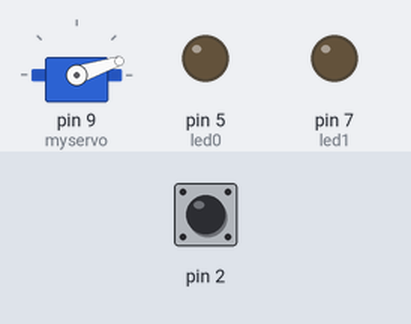
Simulated run of this sketch. Board: Arduino Uno, built with avr-gcc and run on an emulated ATmega328P. On the bench: servo, output pins drawn as LEDs (lit = HIGH). Dashed ring = blinking. The inputs (shaded band) are chosen by the test bench; at power-on: pin 2 HIGH. The audio player accepts every command and is not drawn.

Above: at 1.7 s.
1.8 s: pin 2 pulled LOW for 0.15 s
At 2.09 s:
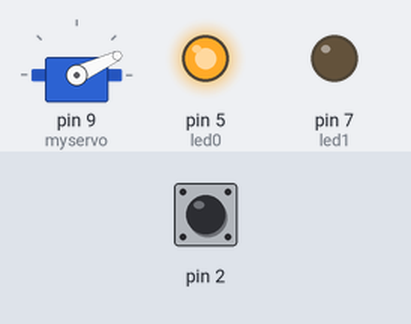
4.8 s: pin 2 pulsed LOW 5 times (0.12 s each, 0.3 s apart)
At 6.0 s:
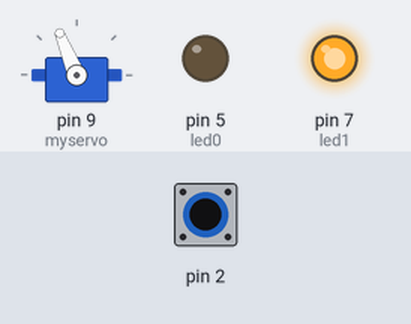
7.8 s: pin 2 pulled LOW for 3.2 s
At 14.8 s:
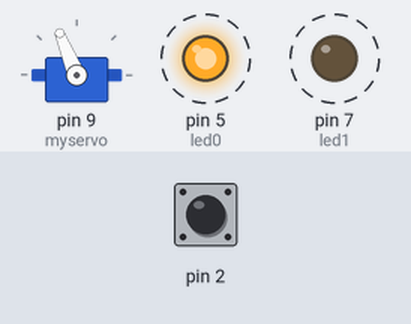
15.5 s: pin 2 pulled LOW for 1 s
At 16.05 s:
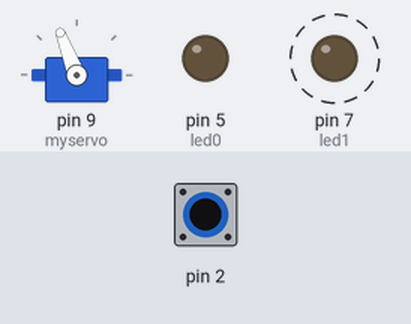
Timing chart, 0 to 19.5 s (numbered marks = the images above; inputs shaded):
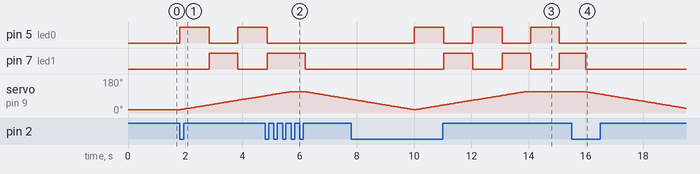

The sketch:

barrera.ino
```cpp
#include <Servo.h>
#ifdef __AVR__
  #include <avr/power.h>
#endif
#include <DFPlayerMini_Fast.h>
DFPlayerMini_Fast player;

unsigned long previousMillis = 0;
unsigned long previousMillisAudio = 0;
unsigned long previousMillisBarreraBaja = 0;
const long interval = 1000;
const long intervalBarreraUP = 60000;
int ledState = LOW;
unsigned long currentMillis = 0;
unsigned long currentMillisAudio = 0;
unsigned long barreraBajaStartMills = 0;
const long intervalAudio = 2040;


int executed = 0;
int started = 0;
int val = 0;
Servo myservo;
int pos = 18;
int led0 = 5;
int led1 = 7;
int volve = 1;
boolean isPlaying = false;

void setup() {
  Serial.begin(9600);
  pinMode(led0, OUTPUT);
  pinMode(led1, OUTPUT);
  pinMode(2, INPUT_PULLUP);
  attachInterrupt(digitalPinToInterrupt(2), flagme, FALLING);
  myservo.attach(9);
  myservo.write(28);
  myservo.write(18);
  // Start communication with DFPlayer Mini
  player.begin(Serial);
  player.volume(30);
}

void loop() {
  val = digitalRead(2);
  if (val == LOW) {
    play();
  }
  while(volve == 0) {
    currentMillis = millis();
    currentMillisAudio = millis();
    ledControl();
    audioLoop();
    barreraState();
  }
}

void flagme() {
  volve = 1;
}

void play(){
  if(started == 0){
    started = 1;
    if(executed == 0){
      executed = 1 ;
      bajar();
    } else {
      executed = 0;
      player.pause();
      delay(500);
      ledStop();
      subir();
    }
    started = 0;
  }
}

void bajar() {
  for (pos = 18; pos <= 112; pos += 1) {
    myservo.write(pos);
    currentMillis = millis();
    currentMillisAudio = millis();
    ledControl();
    audioLoop();
    delay(40);
  }
  barreraBajaStartMills = millis();
  volve = 0;
}

void subir() {
    for (pos = 112; pos >= 18; pos -= 1) {
    myservo.write(pos);
    delay(40);
  }
  volve = 1;
}

void ledControl() {
   if (currentMillis - previousMillis >= interval) {
    previousMillis = currentMillis;
    if (ledState == LOW) {
      ledState = HIGH;
    } else {
      ledState = LOW;
    }
    // set the LED with the ledState of the variable:
    digitalWrite(led0, ledState);
    digitalWrite(led1, !ledState);
  }
}

void audioLoop(){
   if (currentMillisAudio - previousMillisAudio >= intervalAudio) {
    player.play(1);
    previousMillisAudio = currentMillisAudio;
  }
}

void ledStop() {
  digitalWrite(led0, LOW);
  digitalWrite(led1, LOW);
}

void barreraState(){
    if(barreraBajaStartMills + intervalBarreraUP < millis()){
      play();
    }
}
```

Measured:
- after the input at 1.8 s, pin 5 (led0): LOW → HIGH at once, → LOW 1.0 s later, → HIGH 1.0 s later; pin 7 (led1): LOW → HIGH after 1.0 s, → LOW 1.0 s later; servo on pin 9 (myservo): moves from 18° to 91° over 2.9 s, starting at once
- after the input at 4.8 s, pin 5 (led0): goes on until 4.9 s, then stays LOW
- after the input at 7.8 s, pin 5 (led0): alternates HIGH for 1.0 s and LOW for 1.0 s, starting after 2.2 s; pin 7 (led1): alternates HIGH for 1.0 s and LOW for 1.0 s, starting after 3.2 s
- after the input at 15.5 s, pin 5 (led0): stops changing and stays LOW; servo on pin 9 (myservo): moves from 112° to 25° over 3.4 s, starting after 0.54 s
